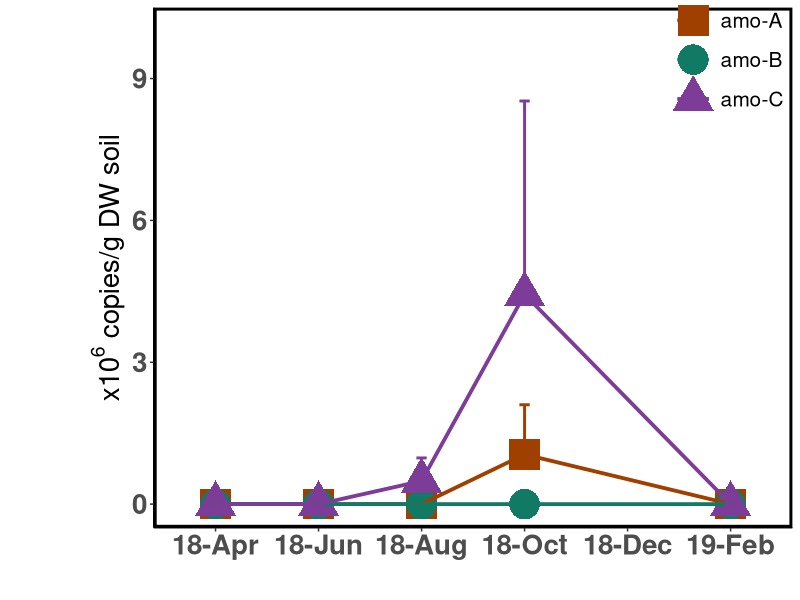
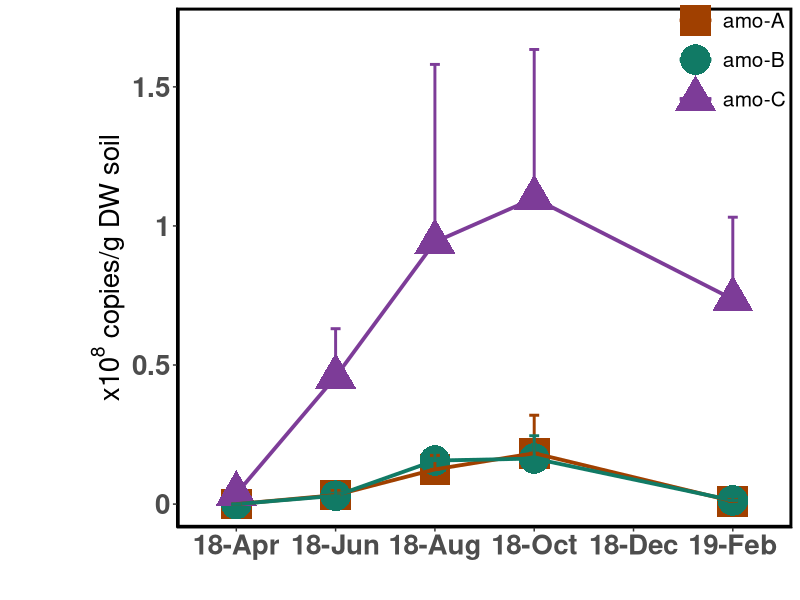
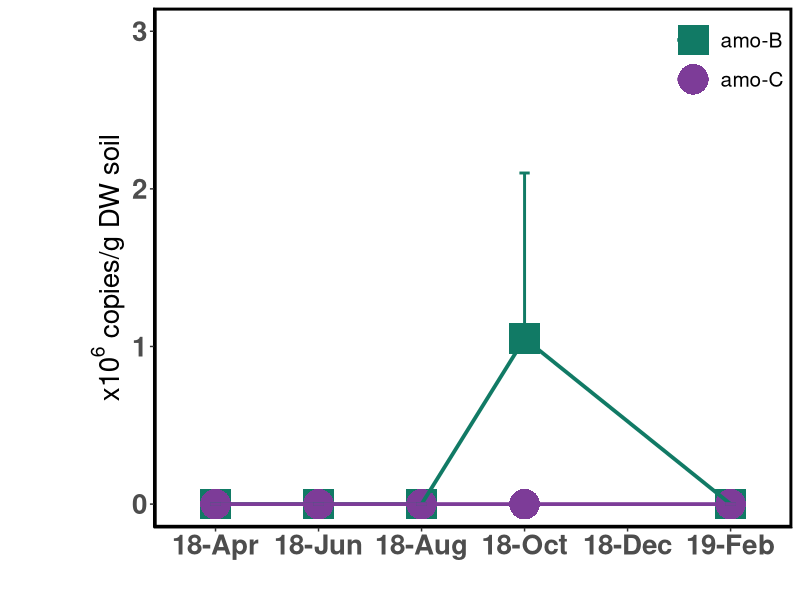
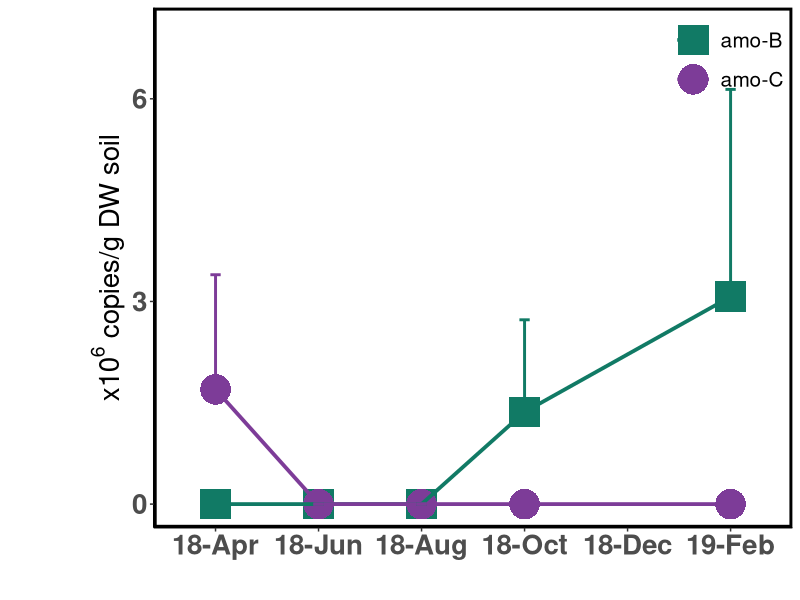

R code for these plots, in order:
################################################################################
#                                                                              #
# Analysis of metatranscriptomic dataset for PW + CW, 04.2018 - 02.2019        #
#                                                                              #
# Author: Anna Burns                                                           #
# Last edited: 15.01.2024                                                      #
#                                                                              #
################################################################################

################################################################################
# Required packages                                                            #
################################################################################

library(dplyr)
library(stringr)
library(tidyverse)
library(RColorBrewer)
library(lubridate)

################################################################################
# Data upload                                                                  #
################################################################################

aoa <- read.csv('Data/mRNA.aoa.absolute.csv')

aob <- read.csv('Data/mRNA.aob.absolute.csv')

################################################################################
# Functions                                                                    #
################################################################################

################################################################################
# Code                                                                         #
################################################################################

# preparing aoa data

aoa$month <- factor(aoa$month, levels = c('18Apr', '18Jun', '18Aug', '18Oct', '18Dec', '19Feb'))

aoa_summary <- aoa %>% group_by(Site, month, Subunit) %>% summarise(mean = mean(Amount), sd = sd(Amount), n = n(), se = sd/sqrt(n))

aoa_summary$month2 <- str_c(str_sub(aoa_summary$month, 1, 2), str_sub(aoa_summary$month, 3,5), sep = '-')

aoa_summary$month2 <- factor(aoa_summary$month2, levels = c('18-Apr', '18-Jun', '18-Aug', '18-Oct', '18-Dec', '19-Feb'))

# preparing aob data

aob$month <- factor(aob$month, levels = c('18Apr', '18Jun', '18Aug', '18Oct', '18Dec', '19Feb'))

aob_summary <- aob %>% group_by(Site, month, Subunit) %>% summarise(mean = mean(Amount), sd = sd(Amount), n = n(), se = sd/sqrt(n))

aob_summary$month2 <- str_c(str_sub(aob_summary$month, 1, 2), str_sub(aob_summary$month, 3,5), sep = '-')

aob_summary$month2 <- factor(aob_summary$month2, levels = c('18-Apr', '18-Jun', '18-Aug', '18-Oct', '18-Dec', '19-Feb'))


################################################################################
# Figures and Statistics                                                       #
################################################################################

# aoa

## coastal wet site

ggplot(aoa_summary[aoa_summary$Site == 'CW',], aes(x = month2, y = mean, col = Subunit, group = Subunit)) +
  geom_point(aes(shape = Subunit), size = 10) + 
  geom_line(linewidth = 1.3) + 
  theme_classic() + 
  geom_errorbar(aes(ymax = mean + se, ymin = mean, color = Subunit), width = 0.1, linewidth = 1) +
  scale_shape_manual(values = c(15,16,17)) + 
  scale_color_manual(values = c("#A04000","#117A65","#7D3C98")) + 
  scale_y_continuous(limits = c(0, 1e7), breaks = c(0, 3e6, 6e6, 9e6), labels = c(0.0,3.0, 6.0,9.0)) +
  scale_x_discrete(drop = FALSE) + 
  labs(y = expression(paste(x10^{6}, ' copies/g DW soil')), x = '') + 
  theme(axis.title=element_text(size=20,face = "bold"),
        axis.title.y=element_text(margin = margin(l = 60)),
        axis.text=element_text(size=20,face = "bold"),
        title = element_text(size = 20, face = 'bold'),
        panel.border = element_rect(linetype = "solid", colour = "black", fill = NA, size=2),
        panel.background = element_rect(fill = NA),panel.grid.major = element_blank(),legend.position = c(0.9,0.9),
        legend.text = element_text(size = 15),legend.key = element_rect(fill = NA),legend.title = element_blank(),
        legend.background = element_blank())

## percolation wet site

ggplot(aoa_summary[aoa_summary$Site == 'PW',], aes(x = month2, y = mean, col = Subunit, group = Subunit)) +
  geom_point(aes(shape = Subunit), size = 10) + 
  geom_line(size = 1.3) + 
  theme_classic() + 
  geom_errorbar(aes(ymax = mean + se, ymin = mean, color = Subunit), width = 0.1, linewidth = 1) +
  scale_shape_manual(values = c(15,16,17)) + 
  scale_color_manual(values = c("#A04000","#117A65","#7D3C98")) + 
  scale_y_continuous(limits = c(0, 1.7e8), breaks = c(0, 5e7, 1e8, 1.5e8), labels = c(0,0.5,1.0,1.5)) +
  scale_x_discrete(drop = FALSE) + 
  labs(x = '', y = expression(paste(x10^{8}, ' copies/g DW soil'))) +
  theme(axis.title=element_text(size=20,face = "bold"),axis.text=element_text(size=20,face = "bold"),
        title = element_text(size = 20, face = 'bold'),
        axis.title.y=element_text(margin = margin(l = 60)),
        panel.border = element_rect(linetype = "solid", colour = "black", fill = NA, size=2),
        panel.background = element_rect(fill = NA),panel.grid.major = element_blank(),legend.position = c(0.9,0.9),
        legend.text = element_text(size = 15),legend.key = element_rect(fill = NA),legend.title = element_blank(),
        legend.background = element_blank())

# aob

# coastal wet site

ggplot(aob_summary[aob_summary$Site == 'CW',], aes(x = month2, y = mean, col = Subunit, group = Subunit)) +
  geom_point(aes(shape = Subunit), size = 10) + 
  geom_line(size = 1.3) + 
  theme_classic() + 
  geom_errorbar(aes(ymax = mean + se, ymin = mean, color = Subunit), width = 0.1, linewidth = 1) +
  scale_shape_manual(values = c(15,16,17)) + 
  scale_color_manual(values = c("#117A65","#7D3C98")) + 
  scale_y_continuous(limits = c(0, 3e6), breaks = c(0, 1e6, 2e6, 3e6), labels = c(0,1,2,3)) +
  scale_x_discrete(drop = FALSE) + 
  labs(x = '', y = expression(paste(x10^{6}, ' copies/g DW soil'))) +
  theme(axis.title=element_text(size=20,face = "bold"),axis.text=element_text(size=20,face = "bold"),
        title = element_text(size = 20, face = 'bold'),
        axis.title.y=element_text(margin = margin(l = 60)),
        panel.border = element_rect(linetype = "solid", colour = "black", fill = NA, size=2),
        panel.background = element_rect(fill = NA),panel.grid.major = element_blank(),legend.position = c(0.9,0.9),
        legend.text = element_text(size = 15),legend.key = element_rect(fill = NA),legend.title = element_blank(),
        legend.background = element_blank())

# percolation wet site

ggplot(aob_summary[aob_summary$Site == 'PW',], aes(x = month2, y = mean, col = Subunit, group = Subunit)) +
  geom_point(aes(shape = Subunit), size = 10) + 
  geom_line(size = 1.3) + 
  theme_classic() + 
  geom_errorbar(aes(ymax = mean + se, ymin = mean, color = Subunit), width = 0.1, linewidth = 1) +
  scale_shape_manual(values = c(15,16,17)) + 
  scale_color_manual(values = c("#117A65","#7D3C98")) + 
  scale_y_continuous(limits = c(0,7e6), breaks = c(0, 3e6, 6e6), labels = c(0,3,6)) +
  scale_x_discrete(drop = FALSE) + 
  labs(x = '', y = expression(paste(x10^{6}, ' copies/g DW soil'))) +
  theme(axis.title=element_text(size=20,face = "bold"),axis.text=element_text(size=20,face = "bold"),
        title = element_text(size = 20, face = 'bold'),
        axis.title.y=element_text(margin = margin(l = 60)),
        panel.border = element_rect(linetype = "solid", colour = "black", fill = NA, size=2),
        panel.background = element_rect(fill = NA),panel.grid.major = element_blank(),legend.position = c(0.9,0.9),
        legend.text = element_text(size = 15),legend.key = element_rect(fill = NA),legend.title = element_blank(),
        legend.background = element_blank())
